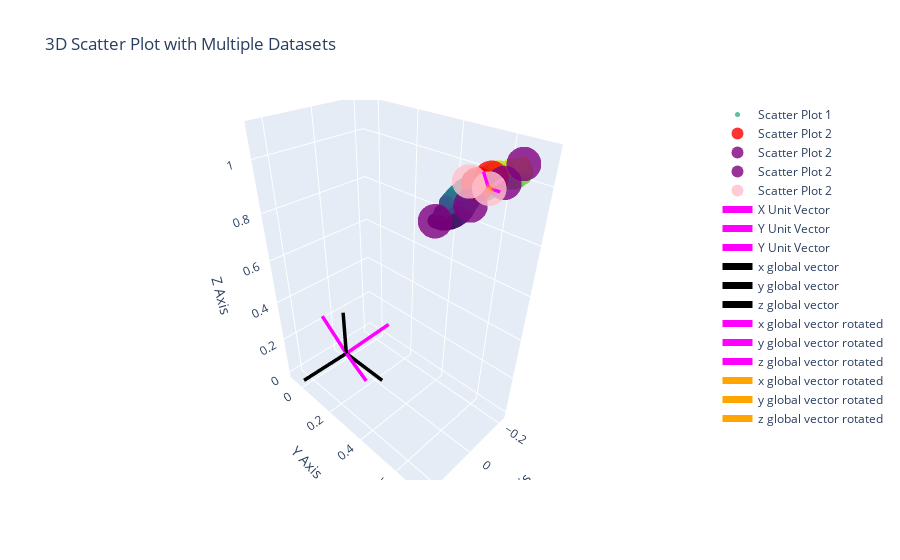

Here is the notebook cell this chart was saved with:
### Code cell
import plotly.graph_objects as go

# Initialize the figure
fig = go.Figure()

x = np.array(shape_data["vertices"])[:,0]
y = np.array(shape_data["vertices"])[:,1]
z = np.array(shape_data["vertices"])[:,2]

# Add the first 3D scatter plot
fig.add_trace(go.Scatter3d(
    x=x,
    y=y,
    z=z,
    mode='markers',
    marker=dict(
        size=5,
        color=z,  # Color based on z-axis values of the first dataset
        colorscale='Viridis',
        opacity=0.8
    ),
    name='Scatter Plot 1'
))

# Add the second 3D scatter plot ears ###
fig.add_trace(go.Scatter3d(
    x=np.stack([ x[left_ear_index],x[right_ear_index] ])[:,0] ,
    y=np.stack([ y[left_ear_index],y[right_ear_index] ])[:,0] ,
    z=np.stack([ z[left_ear_index],z[right_ear_index] ])[:,0] ,
    mode='markers',
    marker=dict(
        size=12,
        color="red",  # Color based on z-axis values of the second dataset
        opacity=0.8
    ),
    name='Scatter Plot 2'
))

# Add the third 3D scatter plot wingtips ###
fig.add_trace(go.Scatter3d(
    x=np.stack([ x[left_wing_tip],x[right_wing_tip] ])[:,0] ,
    y=np.stack([ y[left_wing_tip],y[right_wing_tip] ])[:,0] ,
    z=np.stack([ z[left_wing_tip],z[right_wing_tip] ])[:,0] ,
    mode='markers',
    marker=dict(
        size=12,
        color="purple",  # Color based on z-axis values of the second dataset
        opacity=0.8
    ),
    name='Scatter Plot 2'
))

# Add the fourth 3D scatter plot elbows ###
fig.add_trace(go.Scatter3d(
    x=np.stack([ x[left_elbow],x[right_elbow] ])[:,0] ,
    y=np.stack([ y[left_elbow],y[right_elbow] ])[:,0] ,
    z=np.stack([ z[left_elbow],z[right_elbow] ])[:,0] ,
    mode='markers',
    marker=dict(
        size=12,
        color="purple",  # Color based on z-axis values of the second dataset
        opacity=0.8
    ),
    name='Scatter Plot 2'
))

# Add the fifth 3D scatter plot nose and tail ###
fig.add_trace(go.Scatter3d(
    x=np.stack([ x[nose],x[tail] ])[:,0] ,
    y=np.stack([ y[nose],y[tail] ])[:,0] ,
    z=np.stack([ z[nose],z[tail] ])[:,0] ,
    mode='markers',
    marker=dict(
        size=12,
        color="pink",  # Color based on z-axis values of the second dataset
        opacity=0.8
    ),
    name='Scatter Plot 2'
))

### plot the unit coordinates ###

# Add unit vectors emanating from the nose
nose_coord = np.array([x[nose],y[nose],z[nose]]).reshape(3,)

#Add x_unit_vec
fig.add_trace(go.Scatter3d(
    x=[nose_coord[0], nose_coord[0] + 0.05*x_unit_vec[0]],
    y=[nose_coord[1], nose_coord[1] + 0.05*x_unit_vec[1]],
    z=[nose_coord[2], nose_coord[2] + 0.05*x_unit_vec[2]],
    mode='lines',
    line=dict(
        color='magenta',
        width=7
    ),
    name='X Unit Vector'
))

# # Add y_unit_vec
fig.add_trace(go.Scatter3d(
    x=[nose_coord[0], nose_coord[0] + 0.05*y_unit_vec[0]],
    y=[nose_coord[1], nose_coord[1] + 0.05*y_unit_vec[1]],
    z=[nose_coord[2], nose_coord[2] + 0.05*y_unit_vec[2]],
    mode='lines',
    line=dict(
        color='magenta',
        width=7
    ),
    name='Y Unit Vector'
))

# # Add z_unit_vec
fig.add_trace(go.Scatter3d(
    x=[nose_coord[0], nose_coord[0] + 0.05*z_unit_vec[0]],
    y=[nose_coord[1], nose_coord[1] + 0.05*z_unit_vec[1]],
    z=[nose_coord[2], nose_coord[2] + 0.05*z_unit_vec[2]],
    mode='lines',
    line=dict(
        color='magenta',
        width=7
    ),
    name='Y Unit Vector'
))

## Add Global Coordinate ###
fig.add_trace(go.Scatter3d(
    x=[0,0.25],
    y=[0,0],
    z=[0,0],
    mode='lines',
    line=dict(
        color='black',
        width=7
    ),
    name='x global vector'
))

fig.add_trace(go.Scatter3d(
    x=[0,0],
    y=[0,0.25],
    z=[0,0],
    mode='lines',
    line=dict(
        color='black',
        width=7
    ),
    name='y global vector'
))

fig.add_trace(go.Scatter3d(
    x=[0,0],
    y=[0,0],
    z=[0,0.25],
    mode='lines',
    line=dict(
        color='black',
        width=7
    ),
    name='z global vector'
))


### Global coordinates (rotated but not translated) to the bat fixed coordinates ###
fig.add_trace(go.Scatter3d(
    x=[0,0.25*global_rotated_x[0]],
    y=[0,0.25*global_rotated_x[1]],
    z=[0,0.25*global_rotated_x[2]],
    mode='lines',
    line=dict(
        color='magenta',
        width=7
    ),
    name='x global vector rotated'
))

fig.add_trace(go.Scatter3d(
    x=[0,0.25*global_rotated_y[0]],
    y=[0,0.25*global_rotated_y[1]],
    z=[0,0.25*global_rotated_y[2]],
    mode='lines',
    line=dict(
        color='magenta',
        width=7
    ),
    name='y global vector rotated'
))

fig.add_trace(go.Scatter3d(
    x=[0,0.25*global_rotated_z[0]],
    y=[0,0.25*global_rotated_z[1]],
    z=[0,0.25*global_rotated_z[2]],
    mode='lines',
    line=dict(
        color='magenta',
        width=7,
     
    ),
    name='z global vector rotated'
))


### Global coordinates (rotated and translated) to the bat fixed coordinates ###
fig.add_trace(go.Scatter3d(
    x=[0+nose_coord[0],0.025*global_rotated_x[0]+nose_coord[0]],
    y=[0+nose_coord[1],0.025*global_rotated_x[1]+nose_coord[1]],
    z=[0+nose_coord[2],0.025*global_rotated_x[2]+nose_coord[2]],
    mode='lines',
    line=dict(
        color='orange',
        width=7
    ),
    name='x global vector rotated'
))

fig.add_trace(go.Scatter3d(
    x=[0+nose_coord[0],0.025*global_rotated_y[0]+nose_coord[0]],
    y=[0+nose_coord[1],0.025*global_rotated_y[1]+nose_coord[1]],
    z=[0+nose_coord[2],0.025*global_rotated_y[2]+nose_coord[2]],
    mode='lines',
    line=dict(
        color='orange',
        width=7
    ),
    name='y global vector rotated'
))

fig.add_trace(go.Scatter3d(
    x=[0+nose_coord[0],0.025*global_rotated_z[0]+nose_coord[0]],
    y=[0+nose_coord[1],0.025*global_rotated_z[1]+nose_coord[1]],
    z=[0+nose_coord[2],0.025*global_rotated_z[2]+nose_coord[2]],
    mode='lines',
    line=dict(
        color='orange',
        width=7
    ),
    name='z global vector rotated'
))


#Customize the layout
fig.update_layout(
    scene=dict(
        xaxis_title='X Axis',
        yaxis_title='Y Axis',
        zaxis_title='Z Axis'
    ),
    title='3D Scatter Plot with Multiple Datasets'
)

# Show the figure
fig.show()

### Figure 1 — Plotly figure (JSON) as saved in the notebook; plotly's stock layout.template omitted (floating-point values rounded to 4 significant figures; data arrays with more than 128 entries replaced by an {"elided": "..."} marker saying what was removed)
{"data": [{"marker": {"color": {"elided": "8913 float values"}, "colorscale": [[0, "#440154"], [0.1111, "#482878"], [0.2222, "#3e4989"], [0.3333, "#31688e"], [0.4444, "#26828e"], [0.5556, "#1f9e89"], [0.6667, "#35b779"], [0.7778, "#6ece58"], [0.8889, "#b5de2b"], [1, "#fde725"]], "opacity": 0.8, "size": 5}, "mode": "markers", "name": "Scatter Plot 1", "type": "scatter3d", "x": {"elided": "8913 float values"}, "y": {"elided": "8913 float values"}, "z": {"elided": "8913 float values"}}, {"marker": {"color": "red", "opacity": 0.8, "size": 12}, "mode": "markers", "name": "Scatter Plot 2", "type": "scatter3d", "x": [-0.02821, 0.01088], "y": [0.663, 0.6496], "z": [1.065, 1.055]}, {"marker": {"color": "purple", "opacity": 0.8, "size": 12}, "mode": "markers", "name": "Scatter Plot 2", "type": "scatter3d", "x": [-0.1678, 0.1209], "y": [0.6758, 0.5983], "z": [1.071, 0.9658]}, {"marker": {"color": "purple", "opacity": 0.8, "size": 12}, "mode": "markers", "name": "Scatter Plot 2", "type": "scatter3d", "x": [-0.07072, 0.03549], "y": [0.6798, 0.649], "z": [1.044, 1.001]}, {"marker": {"color": "pink", "opacity": 0.8, "size": 12}, "mode": "markers", "name": "Scatter Plot 2", "type": "scatter3d", "x": [-0.005168, -0.04066], "y": [0.6753, 0.5839], "z": [1.045, 1.029]}, {"line": {"color": "magenta", "width": 7}, "mode": "lines", "name": "X Unit Vector", "type": "scatter3d", "x": [-0.005168, 0.01083], "y": [0.6753, 0.7219], "z": [1.045, 1.053]}, {"line": {"color": "magenta", "width": 7}, "mode": "lines", "name": "Y Unit Vector", "type": "scatter3d", "x": [-0.005168, -0.0505], "y": [0.6753, 0.6877], "z": [1.045, 1.062]}, {"line": {"color": "magenta", "width": 7}, "mode": "lines", "name": "Y Unit Vector", "type": "scatter3d", "x": [-0.005168, 0.008573], "y": [0.6753, 0.662], "z": [1.045, 1.091]}, {"line": {"color": "black", "width": 7}, "mode": "lines", "name": "x global vector", "type": "scatter3d", "x": [0, 0.25], "y": [0, 0], "z": [0, 0]}, {"line": {"color": "black", "width": 7}, "mode": "lines", "name": "y global vector", "type": "scatter3d", "x": [0, 0], "y": [0, 0.25], "z": [0, 0]}, {"line": {"color": "black", "width": 7}, "mode": "lines", "name": "z global vector", "type": "scatter3d", "x": [0, 0], "y": [0, 0], "z": [0, 0.25]}, {"line": {"color": "magenta", "width": 7}, "mode": "lines", "name": "x global vector rotated", "type": "scatter3d", "x": [0, 0.08001], "y": [0, 0.2329], "z": [0, 0.04315]}, {"line": {"color": "magenta", "width": 7}, "mode": "lines", "name": "y global vector rotated", "type": "scatter3d", "x": [0, -0.2267], "y": [0, 0.06208], "z": [0, 0.08525]}, {"line": {"color": "magenta", "width": 7}, "mode": "lines", "name": "z global vector rotated", "type": "scatter3d", "x": [0, 0.0687], "y": [0, -0.06641], "z": [0, 0.231]}, {"line": {"color": "orange", "width": 7}, "mode": "lines", "name": "x global vector rotated", "type": "scatter3d", "x": [-0.005168, 0.002833], "y": [0.6753, 0.6986], "z": [1.045, 1.049]}, {"line": {"color": "orange", "width": 7}, "mode": "lines", "name": "y global vector rotated", "type": "scatter3d", "x": [-0.005168, -0.02783], "y": [0.6753, 0.6815], "z": [1.045, 1.053]}, {"line": {"color": "orange", "width": 7}, "mode": "lines", "name": "z global vector rotated", "type": "scatter3d", "x": [-0.005168, 0.001702], "y": [0.6753, 0.6687], "z": [1.045, 1.068]}], "layout": {"scene": {"xaxis": {"title": {"text": "X Axis"}}, "yaxis": {"title": {"text": "Y Axis"}}, "zaxis": {"title": {"text": "Z Axis"}}}, "title": {"text": "3D Scatter Plot with Multiple Datasets"}}}
